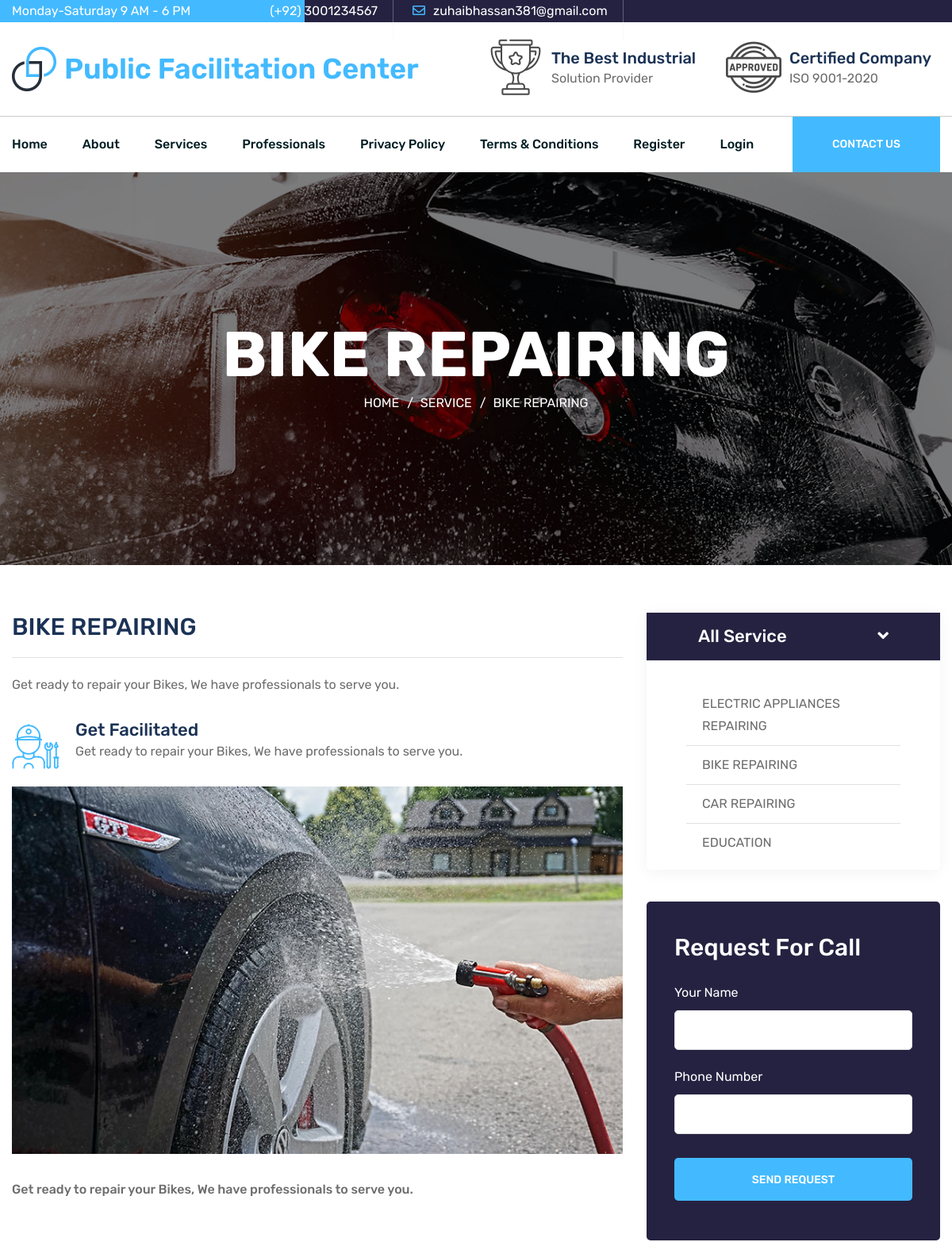
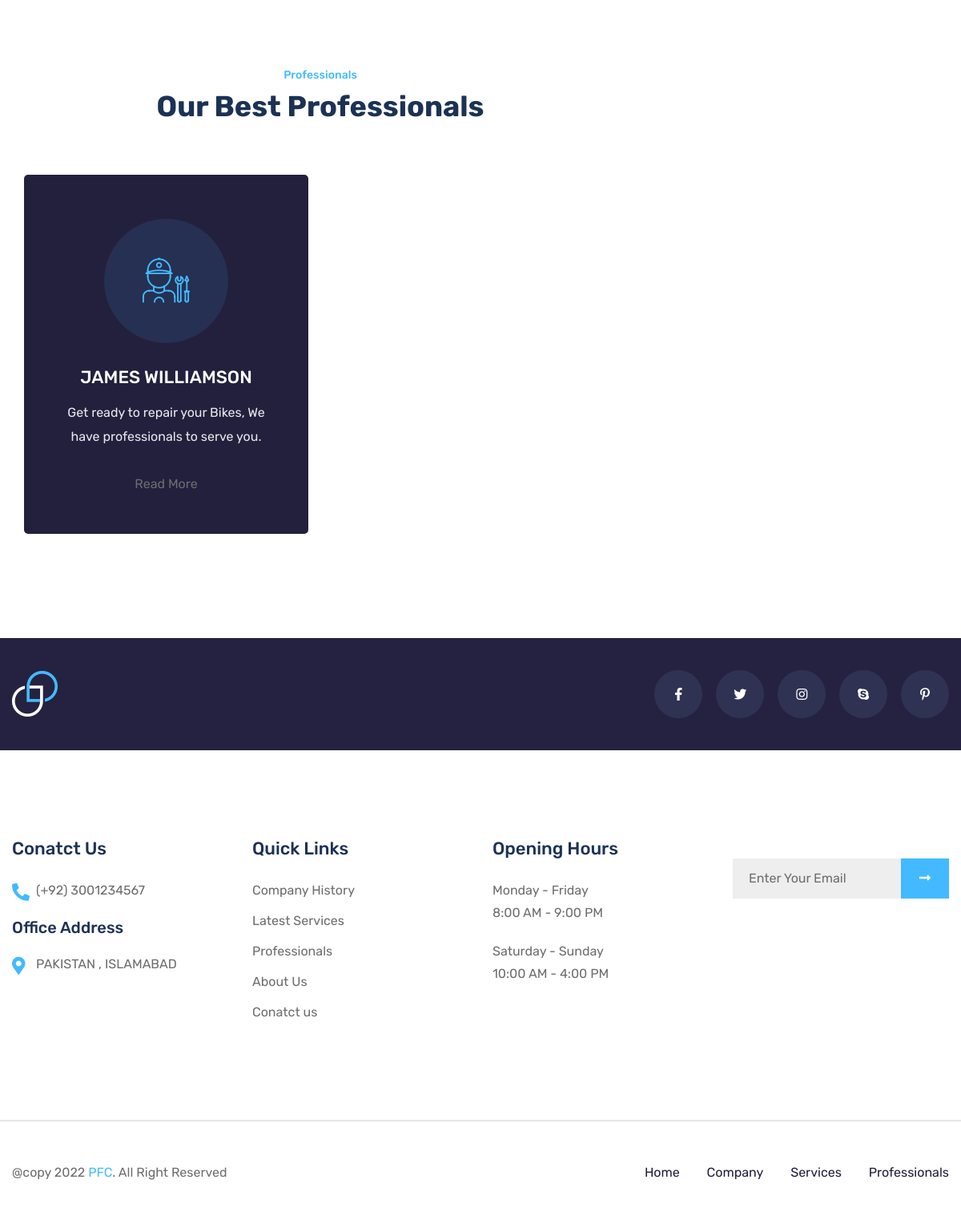
Screenshot of /service/bike-repairing with the database file from the repository (2 pictures, top to bottom).
### tables this page shows
CREATE TABLE `tbl_services` (
  `service_id` int(11) NOT NULL,
  `service_slug` varchar(255) DEFAULT NULL,
  `service_title` varchar(255) DEFAULT NULL,
  `service_icon` varchar(100) DEFAULT NULL,
  `service_short_desc` varchar(255) DEFAULT NULL,
  `service_detail` longtext DEFAULT NULL,
  `service_status` int(1) NOT NULL,
  `service_order` int(11) NOT NULL
);

CREATE TABLE `tbl_professionals` (
  `prof_id` int(11) NOT NULL,
  `prof_slug` varchar(100) DEFAULT NULL,
  `prof_name` varchar(100) DEFAULT NULL,
  `prof_email` varchar(255) DEFAULT NULL,
  `prof_contact` varchar(20) DEFAULT NULL,
  `prof_password` varchar(255) DEFAULT NULL,
  `prof_image` varchar(255) DEFAULT NULL,
  `prof_status` int(1) NOT NULL,
  `prof_order` int(11) NOT NULL,
  `service_id` int(11) NOT NULL
);

CREATE TABLE `tbl_texts` (
  `txt_id` int(11) NOT NULL,
  `txt_type` varchar(50) NOT NULL,
  `txt_data` longtext DEFAULT NULL
);

### includes/conn.php (called while the page is built, shortened)
<?php session_start();
if ($_SERVER['HTTP_HOST'] != 'localhost') {
    $hostname_dbconn = "localhost";
    $rating_dbname = "public";
    $username_dbconn = "root";
    $password_dbconn = '';
    $path = "http://localhost/public-facilitation-center/";
} else {
    $path = "http://localhost/public-facilitation-center/";
}

### includes/baseFunctions.php (called while the page is built, shortened)
<?php
function getTable($table, $where)
{
    global $conn;
    $sql = "SELECT * FROM " . $table . " WHERE " . $where;
    $ex = $conn->query($sql) or die($sql);
    $rs = $ex->fetch_array();
    return $rs;
}
?>

### inc_pages/service_details.php (the view)
<?php
$slug = $_REQUEST['slug'];
$service_qry =  "SELECT * FROM tbl_services  WHERE service_status='1' AND service_slug='$slug' ORDER BY service_order DESC";
$exe1 = $conn->query($service_qry) or die(mysqli_error($conn));
$service = $exe1->fetch_assoc();
?>
        <section class="breadcrumbs-area bg_cover" style="background-image: url(<?= $path ?>assets/images/bg/breadcrumb-bg-1.jpg);">
            <div class="container">
                <div class="row justify-content-center">
                    <div class="col-lg-10">
                        <div class="breadcrumbs-content text-center">
                            <h1><?= $service['service_title'] ?></h1>
                            <ul>
                                <li><a href="#">Home</a></li>
                                <li><a href="<?= $path ?>service">Service</a></li>
                                <li class="active"><?= $service['service_title'] ?></li>
                            </ul>
                        </div>
                    </div>
                </div>
            </div>
        </section>
        <section class="service-details-section pt-60 pb-60">
            <div class="container">
                <div class="row">
                    <div class="col-lg-8">
                        <div class="service-details-wrapper">
                            <div class="title">
                                <h3><?= $service['service_title'] ?></h3>
                            </div>
                            <p><?= $service['service_short_desc'] ?></p>
                            <div class="content-box">
                                <i class="flaticon-mechanic"></i>
                                <h4>Get Facilitated</h4>
                                <P><?= $service['service_short_desc'] ?></P>
                            </div>
                            <img src="assets/images/service/single-service-1.jpg" class="img-fluid" alt="">
                            <h6><?= $service['service_short_desc'] ?></h6>
                        </div>
                        <section class="service-area service-area-v2 pt-110">
            <div class="container">
                <div class="row justify-content-center">
                    <div class="col-lg-10">
                        <div class="section-title text-center mb-60">
                            <span class="span">Professionals</span>
                            <h2>Our Best Professionals</h2>
                        </div>
                    </div>
                </div>
                <div class="row">
                    <?php $service_id = $service['service_id'];
                        $prof_qry =  "SELECT * FROM tbl_professionals  WHERE prof_status='1' AND service_id=$service_id ORDER BY prof_order DESC";
                        $prof_exe = $conn->query($prof_qry) or die(mysqli_error($conn));
                        while ($prof = $prof_exe->fetch_array()) { ?>
                    <div class="col-lg-6">
                        <div class="service-item mb-50">
                            <div class="icon">
                                <i class="<?= $service['service_icon'] ?>"></i>
                            </div>
                            <div class="info">
                                <h4><?= $prof['prof_name'] ?></h4>
                                <p><?= $service['service_short_desc'] ?></p>
                                <a href="<?= $path ?>professional/<?= $prof['prof_slug'] ?>" class="btn_link">Read More</a>
                            </div>
                        </div>
                    </div>
                    <?php } ?>
                </div>
            </div>
        </section>
                    </div>
                    <div class="col-lg-4">
                        <div class="sidebar-widget-area">
                            <div class="widget service-widget mb-40">
                                <h4 class="title">All Service <span class="float-right"><i class="fas fa-angle-down"></i></span></h4>
                                <ul class="list">
                                <?php $serviceqry =  "SELECT * FROM tbl_services  WHERE service_status='1' ORDER BY service_order DESC";
                                $serviceexe = $conn->query($serviceqry) or die(mysqli_error($conn));
                                while ($service1 = $serviceexe->fetch_array()) { ?>
                                    <li><a href="<?= $path ?>service/<?= $service1['service_slug'] ?>"><?= $service1['service_title'] ?></a></li>
                                    <?php } ?>
                                </ul>
                            </div>
                            <div class="widget cta-widget">
                                <h3>Request For Call</h3>
                                <form>
                                    <div class="form_group">
                                        <label>Your Name</label>
                                        <input type="text" class="form_control" name="name" required>
                                    </div>
                                    <div class="form_group">
                                        <label>Phone Number</label>
                                        <input type="text" class="form_control" name="phone" required>
                                    </div>
                                    <div class="form_group">
                                        <button class="main-btn">Send Request</button>
                                    </div>
                                </form>
                            </div>
                        </div>
                    </div>
                </div>
            </div>
        </section>

### inc_pages/shared/footer.php (shortened to what this page needs)
<?php
        $footerrs = getTable('tbl_texts', " `txt_type` = 'footer' ");
        $footer = unserialize(stripslashes($footerrs['txt_data']));
        ?>
<footer class="footer-area">
    <div class="footer-top pt-40 pb-40">
        <div class="container">
            <div class="row align-items-center">
                <div class="col-lg-4">
                    <div class="brand-logo">
                        <a href="#"><img src="<?= $path ?>assets/images/logo/logo-2.png" class="img-fluid" alt=""></a>
                    </div>
                </div>
                <div class="col-lg-8">
                    <div class="social-box">
                        <ul>
                            <?php if ($site_facebook) { ?>
                    <li><a target="_blank" href="<?= $site_facebook ?>"><i class="fab fa-facebook-f"></i></a>
                    </li>
                    <?php } ?>
                    <?php if ($site_twitter) { ?>
                    <li><a target="_blank" href="<?= $site_twitter ?>"><i class="fab fa-twitter"></i></a></li>
                    <?php } ?>
                    <?php if ($site_instagram) { ?>
                    <li><a target="_blank" href="<?= $site_instagram ?>"><i class="fab fa-instagram"></i></a>
                    </li>
                    <?php } ?>
                    <?php if ($site_skype) { ?>
                    <li><a target="_blank" href="skype:<?= $site_skype ?>?call"><i class="fab fa-skype"></i></a>
                    </li>
                    <?php } ?>
                    <?php if ($site_pinterest) { ?>
                    <li><a target="_blank" href="<?= $site_pinterest ?>"><i class="fab fa-pinterest-p"></i></a>
                    </li>
                    <?php } ?>
                        </ul>
                    </div>
                </div>
            </div>
        </div>
    </div>
    <div class="footer-widget-area pt-110 pb-110">
        <div class="container">
            <div class="row">
                <div class="col-lg-3 col-md-6 col-sm-12">
                    <div class="widget contact-info-widget">
                        <h4 class="widget-title">Conatct Us</h4>
                        <div class="info-box mb-20">
                            <p><i class="fas fa-phone-alt"></i><a href="tel:+923035051247"><?= $site_phone ?></a></p>
                        </div>
                        <div class="info-box">
                            <h5 class="mb-20">Office Address</h5>
                            <p><i class="fas fa-map-marker-alt"></i><?= $site_address ?></p>
                        </div>
                    </div>
                </div>
                <div class="col-lg-3 col-md-6 col-sm-12">
                    <div class="widget quick-link-widget">
                        <h4 class="widget-title">Quick Links</h4>
                        <ul class="widget-link">
                            <li><a href="<?= $path ?>about">Company History</a></li>
                            <li><a href="<?= $path ?>service">Latest Services</a></li>
                            <li><a href="<?= $path ?>professionals">Professionals</a></li>
                            <li><a href="<?= $path ?>about">About Us</a></li>
                            <li><a href="<?= $path ?>contact">Conatct us</a></li>
                        </ul>
                    </div>
                </div>
                <div class="col-lg-3 col-md-6 col-sm-12">
                    <div class="widget opening-hours-widget">
                        <h4 class="widget-title">Opening Hours</h4>
                        <div class="info-box">
                            <p>Monday - Friday</p>
                            <p>8:00 AM - 9:00 PM</p>
                        </div>
                        <div class="info-box">
                            <p>Saturday - Sunday</p>
                            <p>10:00 AM - 4:00 PM</p>
                        </div>
                    </div>
                </div>
                <div class="col-lg-3 col-md-6 col-sm-12">
                    <div class="widget newsletters-widget">
                  <form action="#" method="post" data-url="<?= $path . 'send-newsletter' ?>" data-type="newsletter" class="newsletters-form contact-form newsletter">
                      <div class="form_group">
                          <input type="email" class="form_control" placeholder="Enter Your Email" name="email" required>
                          <button type="submit" class="icon submit"><img id="btn-loader" style="height: 25px;display:none;" src="<?= $path ?>assets/images/illustrations/btn-loader.svg" alt="Please wait...">
                              <span class="submit-text"><i class="fas fa-long-arrow-alt-right"></i></span></button>
                      </div>
                  </form>
              </div>
          </div>
            </div>
        </div>
    </div>
    <div class="footer-bootom-area">
        <div class="container">
            <div class="row">
                <div class="col-lg-6">
                    <div class="copyright-text">
                        <p><?= $footer['text_copyright'] ?></p>
                    </div>
                </div>
                <div class="col-lg-6">
                    <div class="footer-nav">
                        <ul>
                            <li><a href="<?= $path ?>">Home</a></li>
                            <li><a href="<?= $path ?>about">Company</a></li>
                            <li><a href="<?= $path ?>service">Services</a></li>
                            <li><a href="<?= $path ?>professionals">Professionals</a></li>
                        </ul>
                    </div>
                </div>
            </div>
        </div>
    </div>
</footer>

### assets/css/default.css (style rules this page uses)
.mb-20 { margin-bottom: 20px; }
.mb-40 { margin-bottom: 40px; }
.mb-50 { margin-bottom: 50px; }
.mb-60 { margin-bottom: 60px; }
.pt-40 { padding-top: 40px; }
.pt-60 { padding-top: 60px; }
.pt-110 { padding-top: 110px; }
.pb-40 { padding-bottom: 40px; }
.pb-60 { padding-bottom: 60px; }
.pb-110 { padding-bottom: 110px; }

### rows the page displays
tbl_services: service_title "BIKE REPAIRING", service_short_desc "Get ready to repair your Bikes, We have professionals to serve you."
tbl_professionals: prof_name "JAMES WILLIAMSON", service.service_short_desc "Get ready to repair your Bikes, We have professionals to serve you."
tbl_services: service_title "ELECTRIC APPLIANCES REPAIRING"
tbl_services: service_title "CAR REPAIRING"
tbl_services: service_title "EDUCATION"
tbl_texts: txt_data "@copy 2022 PFC . All Right Reserved"

### other values shown
$site_phone "(+92) 3001234567"
$site_email "zuhaibhassan381@gmail.com"
$site_address "PAKISTAN , ISLAMABAD"
